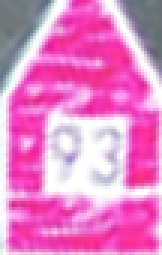
#> input picture project/demo/ImageProcessing/final_img.png, 54 x 85 px (shown 3 times larger)
$ python CSDNruihua01.py
#> lines starting #> are read from the running program, lines starting #| are printed output that depends on the picture
import cv2 as cv
import numpy as np

def cv_filter2d(img_path):
#> called with img_path = 'final_img.png'
    src = cv.imread(img_path)
#> src is the input picture: shape (85, 54, 3); mean B, G, R 198.9, 132.5, 228.2

    kernel = np.array([[0, -1, 0],
                       [-1, 5, -1],
                       [0, -1, 0]])

    dst = cv.filter2D(src, -1, kernel)
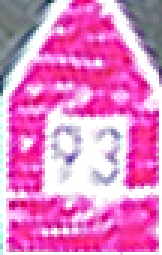
#> dst: shape (85, 54, 3) (shown 3 times larger); mean B, G, R 196.7, 129.6, 226

    cv.imshow('original', src)

    cv.imshow('dst', dst)

    cv.waitKey(0)
    cv.destroyAllWindows()

img_path = r"final_img.png"
cv_filter2d(img_path)
